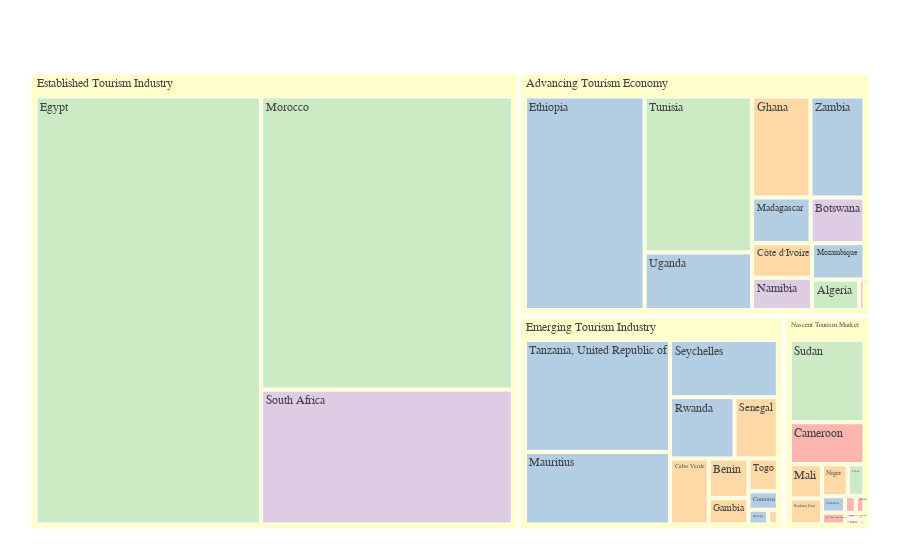

Source (notebook cell):
### Code cell
import plotly.io as pio
import plotly.express as px
#df_combined = pd.concat([df_gov_results[columns], df_ngos_results[columns], df_org_results[columns]], join='inner')

# Filter out rows where num_indicators is zero or missing
#df_combined = df_combined[df_combined['num_indicators'] > 0]

fig = px.treemap(cluster_df, 
                 path=['Tourism Category', 'country_name'],
                 values='Total Expenditure on Inbound Tourism',
                 color='region_name',
                 color_discrete_sequence=px.colors.qualitative.Pastel1
                 #color_continuous_scale='RdBu',
                 #hover_data=['num_indicators', 'recency']
                )
#fig.update_layout(title_text="Breakdown of Number of Indicators for Each Source, Colored for Recency", title_x=0.5)
fig.update_layout(margin = dict(t=50, l=25, r=25, b=25),   font=dict(family="Futura, sans-serif", size=12, color="black"),
    coloraxis_colorbar=dict(title="Recency"))
#pio.write_image(fig, '/Users/dhruvpandit/Mirror/Documents/With Africa/Open Data Paper/treemap.png', width=1920, height=1080)
#fig.write_html('/Users/dhruvpandit/Mirror/Documents/With Africa/Open Data Paper/treemap.html')
fig.show()

### Figure 1 — Plotly figure (JSON) as saved in the notebook; plotly's stock layout.template omitted (floating-point values rounded to 4 significant figures)
{"data": [{"branchvalues": "total", "customdata": [["Central Africa"], ["Central Africa"], ["Central Africa"], ["Central Africa"], ["Central Africa"], ["Central Africa"], ["Eastern Africa"], ["Eastern Africa"], ["Eastern Africa"], ["Eastern Africa"], ["Eastern Africa"], ["Eastern Africa"], ["Eastern Africa"], ["Eastern Africa"], ["Eastern Africa"], ["Eastern Africa"], ["Eastern Africa"], ["Eastern Africa"], ["Northern Africa"], ["Northern Africa"], ["Northern Africa"], ["Northern Africa"], ["Northern Africa"], ["Northern Africa"], ["Southern Africa"], ["Southern Africa"], ["Southern Africa"], ["Southern Africa"], ["Southern Africa"], ["Western Africa"], ["Western Africa"], ["Western Africa"], ["Western Africa"], ["Western Africa"], ["Western Africa"], ["Western Africa"], ["Western Africa"], ["Western Africa"], ["Western Africa"], ["Western Africa"], ["Western Africa"], ["(?)"], ["(?)"], ["(?)"], ["(?)"]], "domain": {"x": [0, 1], "y": [0, 1]}, "hovertemplate": "labels=%{label}<br>Total Expenditure on Inbound Tourism=%{value}<br>parent=%{parent}<br>id=%{id}<br>region_name=%{customdata[0]}<extra></extra>", "ids": ["Advancing Tourism Economy/Angola", "Nascent Tourism Market/Sao Tome and Principe", "Nascent Tourism Market/Cameroon", "Nascent Tourism Market/Central African Republic", "Nascent Tourism Market/Chad", "Nascent Tourism Market/Congo", "Advancing Tourism Economy/Madagascar", "Advancing Tourism Economy/Uganda", "Emerging Tourism Industry/Tanzania, United Republic of", "Emerging Tourism Industry/Seychelles", "Emerging Tourism Industry/Rwanda", "Advancing Tourism Economy/Mozambique", "Emerging Tourism Industry/Mauritius", "Advancing Tourism Economy/Zambia", "Nascent Tourism Market/Zimbabwe", "Emerging Tourism Industry/Comoros", "Advancing Tourism Economy/Ethiopia", "Emerging Tourism Industry/Djibouti", "Advancing Tourism Economy/Tunisia", "Nascent Tourism Market/Sudan", "Established Tourism Industry/Morocco", "Advancing Tourism Economy/Algeria", "Established Tourism Industry/Egypt", "Nascent Tourism Market/Libya", "Advancing Tourism Economy/Namibia", "Nascent Tourism Market/Lesotho", "Advancing Tourism Economy/Botswana", "Nascent Tourism Market/Swaziland", "Established Tourism Industry/South Africa", "Emerging Tourism Industry/Benin", "Advancing Tourism Economy/Ghana", "Emerging Tourism Industry/Togo", "Nascent Tourism Market/Guinea", "Emerging Tourism Industry/Sierra Leone", "Nascent Tourism Market/Burkina Faso", "Emerging Tourism Industry/Senegal", "Emerging Tourism Industry/Cabo Verde", "Nascent Tourism Market/Niger", "Advancing Tourism Economy/Côte d'Ivoire", "Nascent Tourism Market/Mali", "Emerging Tourism Industry/Gambia", "Advancing Tourism Economy", "Emerging Tourism Industry", "Established Tourism Industry", "Nascent Tourism Market"], "labels": ["Angola", "Sao Tome and Principe", "Cameroon", "Central African Republic", "Chad", "Congo", "Madagascar", "Uganda", "Tanzania, United Republic of", "Seychelles", "Rwanda", "Mozambique", "Mauritius", "Zambia", "Zimbabwe", "Comoros", "Ethiopia", "Djibouti", "Tunisia", "Sudan", "Morocco", "Algeria", "Egypt", "Libya", "Namibia", "Lesotho", "Botswana", "Swaziland", "South Africa", "Benin", "Ghana", "Togo", "Guinea", "Sierra Leone", "Burkina Faso", "Senegal", "Cabo Verde", "Niger", "Côte d'Ivoire", "Mali", "Gambia", "Advancing Tourism Economy", "Emerging Tourism Industry", "Established Tourism Industry", "Nascent Tourism Market"], "marker": {"colors": ["rgb(251,180,174)", "rgb(251,180,174)", "rgb(251,180,174)", "rgb(251,180,174)", "rgb(251,180,174)", "rgb(251,180,174)", "rgb(179,205,227)", "rgb(179,205,227)", "rgb(179,205,227)", "rgb(179,205,227)", "rgb(179,205,227)", "rgb(179,205,227)", "rgb(179,205,227)", "rgb(179,205,227)", "rgb(179,205,227)", "rgb(179,205,227)", "rgb(179,205,227)", "rgb(179,205,227)", "rgb(204,235,197)", "rgb(204,235,197)", "rgb(204,235,197)", "rgb(204,235,197)", "rgb(204,235,197)", "rgb(204,235,197)", "rgb(222,203,228)", "rgb(222,203,228)", "rgb(222,203,228)", "rgb(222,203,228)", "rgb(222,203,228)", "rgb(254,217,166)", "rgb(254,217,166)", "rgb(254,217,166)", "rgb(254,217,166)", "rgb(254,217,166)", "rgb(254,217,166)", "rgb(254,217,166)", "rgb(254,217,166)", "rgb(254,217,166)", "rgb(254,217,166)", "rgb(254,217,166)", "rgb(254,217,166)", "rgb(255,255,204)", "rgb(255,255,204)", "rgb(255,255,204)", "rgb(255,255,204)"]}, "name": "", "parents": ["Advancing Tourism Economy", "Nascent Tourism Market", "Nascent Tourism Market", "Nascent Tourism Market", "Nascent Tourism Market", "Nascent Tourism Market", "Advancing Tourism Economy", "Advancing Tourism Economy", "Emerging Tourism Industry", "Emerging Tourism Industry", "Emerging Tourism Industry", "Advancing Tourism Economy", "Emerging Tourism Industry", "Advancing Tourism Economy", "Nascent Tourism Market", "Emerging Tourism Industry", "Advancing Tourism Economy", "Emerging Tourism Industry", "Advancing Tourism Economy", "Nascent Tourism Market", "Established Tourism Industry", "Advancing Tourism Economy", "Established Tourism Industry", "Nascent Tourism Market", "Advancing Tourism Economy", "Nascent Tourism Market", "Advancing Tourism Economy", "Nascent Tourism Market", "Established Tourism Industry", "Emerging Tourism Industry", "Advancing Tourism Economy", "Emerging Tourism Industry", "Nascent Tourism Market", "Emerging Tourism Industry", "Nascent Tourism Market", "Emerging Tourism Industry", "Emerging Tourism Industry", "Nascent Tourism Market", "Advancing Tourism Economy", "Nascent Tourism Market", "Emerging Tourism Industry", "", "", "", ""], "type": "treemap", "values": [24.3, 47.5, 544.5, 30.9, 25, 6, 405, 942, 2544, 964, 618, 290, 1652.0, 829, 66, 84.7, 3883.0, 45.5, 2546, 1065, 10415, 219.1, 13620.0, 93, 294, 11, 373.6, 11.8, 4793, 246.6, 895, 151, 10.56, 22.5, 144.8, 416, 400.2, 143, 315, 191.3, 164.4, 11020.0, 7309.0, 28830.0, 2390.0]}], "layout": {"coloraxis": {"colorbar": {"title": {"text": "Recency"}}}, "font": {"color": "black", "family": "Futura, sans-serif", "size": 12}, "legend": {"tracegroupgap": 0}, "margin": {"b": 25, "l": 25, "r": 25, "t": 50}, "treemapcolorway": ["rgb(251,180,174)", "rgb(179,205,227)", "rgb(204,235,197)", "rgb(222,203,228)", "rgb(254,217,166)", "rgb(255,255,204)", "rgb(229,216,189)", "rgb(253,218,236)", "rgb(242,242,242)"]}}
